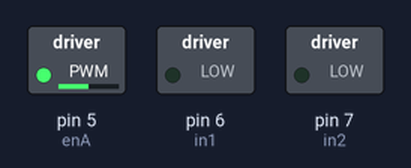
Recording of a sketch running on a simulated Arduino Uno, built with avr-gcc and run on an emulated ATmega328P. Parts: switched loads named in the sketch (green lamp = pin HIGH).

Above: at 0.1 s.
Timing chart, 0 to 1.6 s (numbered marks = the images above):
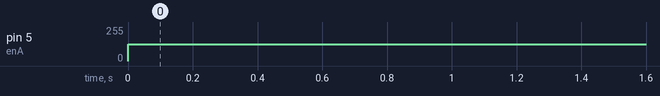

The sketch:

speedcontrolDUTYCYCLE.ino
```cpp
// Motor control pins
//team powercut
const int enA = 5;  // Enable pin for motor A (PWM)
const int in1 = 6;   // Input 1 pin for motor A
const int in2 = 7;   // Input 2 pin for motor A

// Function to set motor speed based on desired speed setting
void setMotorSpeed(int speed) {
  // Map the desired speed range (0-255) to PWM duty cycle range (0-255)
  int pwmValue = map(speed, 0, 100, 0, 255);
  // Set the PWM duty cycle to control motor speed
  analogWrite(enA, pwmValue);
}

void setup() {
  pinMode(enA, OUTPUT);
  pinMode(in1, OUTPUT);
  pinMode(in2, OUTPUT);
}

void loop() {
  // Example: set motor speed to 50% (adjust as needed)
  int desiredSpeed = 50;  // Speed setting in percentage
  setMotorSpeed(desiredSpeed);


}
```

Measured:
- by itself, pin 5 (enA): 0/255 → 127/255 at 0.00 s
